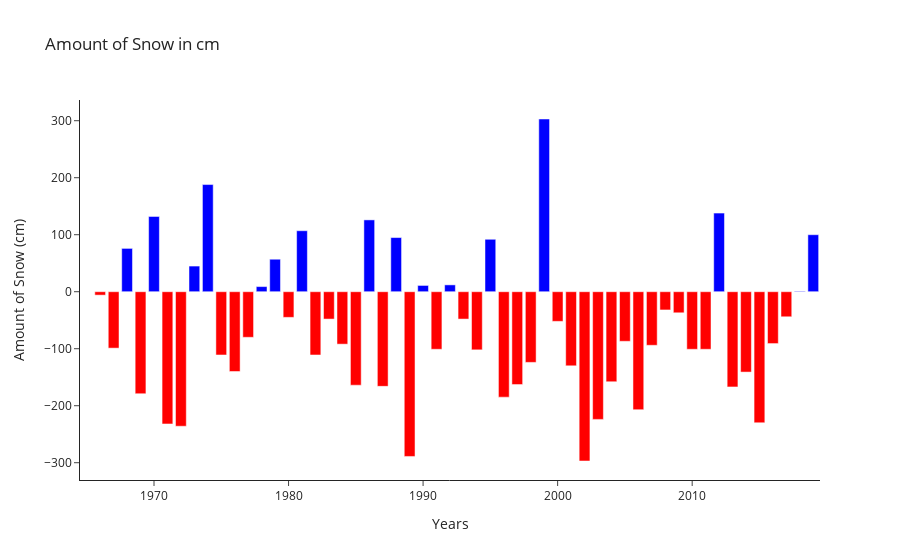

Source (notebook cell):
### Markdown cell above
Jan geht jeden Winter  zu seiner Grossmutter in die Skiferien nach Davos. Seine Grossmutter lebt bereits ihr ganzes Leben im Davoser-Dorf. Immer wieder tönt sie an, es gäbe von Jahr zu Jahr immer weniger Schnee im Dorf und auch im Skigebiet. Jan ist sehr faktenorientiert und möchte sich dies einmal genauer ansehen. Er recherchiert...

Jan findet eine Infografik die jährliche gemessene Schneehöhe in Davos-Klosters.

### Code cell
def lineplot_davos_snow(data):
    
    data = data['DavosWSL']
    new_val = np.where(data == '...' ,None , data*1)
    data = pd.DataFrame(new_val, index=data.index).dropna().astype('int')

    data = data - data.iloc[0]
    data.loc[:,'color'] = np.where(data >= 0, 1, 0)
    data.columns = ['snow', 'color']
        
    fig = px.bar(x=data.index, y=data['snow'], color=data['color'] ,
                 title='Amount of Snow in cm',
                 labels={'x':'Years', 'y':'Amount of Snow (cm)'}, 
                 color_continuous_scale=['red', 'blue'], 
                 template='simple_white')
    
    fig.update(layout_coloraxis_showscale=False)
    fig.show()
    
    
lineplot_davos_snow(swiss_snow)

### Figure 1 — Plotly figure (JSON) as saved in the notebook; plotly's stock layout.template omitted (floating-point values rounded to 4 significant figures)
{"data": [{"alignmentgroup": "True", "hovertemplate": "Years=%{x}<br>Amount of Snow (cm)=%{y}<br>color=%{marker.color}<extra></extra>", "legendgroup": "", "marker": {"color": [1, 0, 0, 1, 0, 1, 0, 0, 1, 1, 0, 0, 0, 1, 1, 0, 1, 0, 0, 0, 0, 1, 0, 1, 0, 1, 0, 1, 0, 0, 1, 0, 0, 0, 1, 0, 0, 0, 0, 0, 0, 0, 0, 0, 0, 0, 0, 1, 0, 0, 0, 0, 0, 1, 1], "coloraxis": "coloraxis"}, "name": "", "offsetgroup": "", "orientation": "v", "showlegend": false, "textposition": "auto", "type": "bar", "x": [1965, 1966, 1967, 1968, 1969, 1970, 1971, 1972, 1973, 1974, 1975, 1976, 1977, 1978, 1979, 1980, 1981, 1982, 1983, 1984, 1985, 1986, 1987, 1988, 1989, 1990, 1991, 1992, 1993, 1994, 1995, 1996, 1997, 1998, 1999, 2000, 2001, 2002, 2003, 2004, 2005, 2006, 2007, 2008, 2009, 2010, 2011, 2012, 2013, 2014, 2015, 2016, 2017, 2018, 2019], "xaxis": "x", "y": [0, -6, -99, 76, -179, 132, -232, -236, 45, 188, -111, -140, -80, 9, 57, -45, 107, -111, -48, -92, -164, 126, -166, 95, -289, 11, -101, 12, -48, -102, 92, -185, -163, -124, 303, -52, -130, -297, -224, -158, -87, -207, -94, -32, -37, -101, -101, 138, -167, -141, -230, -91, -44, 1, 100], "yaxis": "y"}], "layout": {"barmode": "relative", "coloraxis": {"colorbar": {"title": {"text": "color"}}, "colorscale": [[0, "red"], [1, "blue"]], "showscale": false}, "legend": {"tracegroupgap": 0}, "title": {"text": "Amount of Snow in cm"}, "xaxis": {"anchor": "y", "domain": [0, 1], "title": {"text": "Years"}}, "yaxis": {"anchor": "x", "domain": [0, 1], "title": {"text": "Amount of Snow (cm)"}}}}
